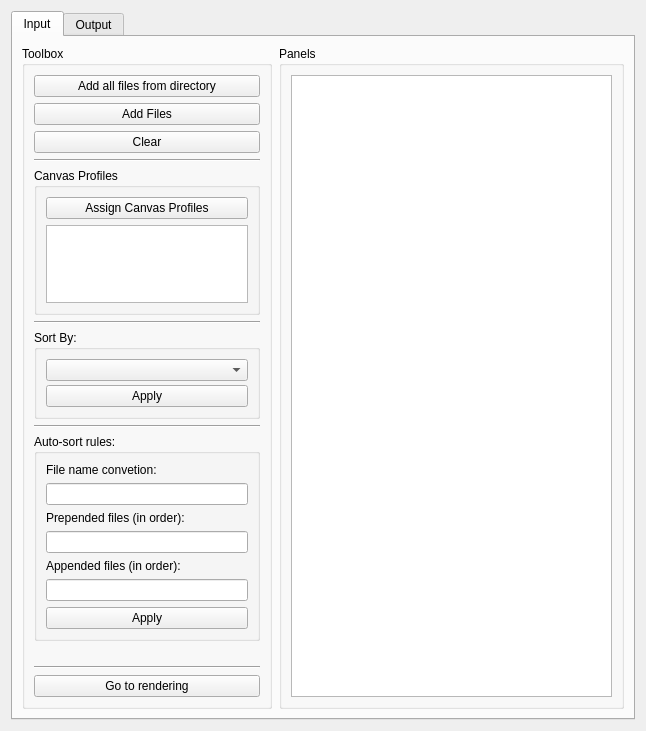
<?xml version="1.0" encoding="UTF-8"?>
<ui version="4.0">
 <class>Project</class>
 <widget class="QWidget" name="Project">
  <property name="geometry">
   <rect>
    <x>0</x>
    <y>0</y>
    <width>646</width>
    <height>731</height>
   </rect>
  </property>
  <property name="windowTitle">
   <string>Form</string>
  </property>
  <layout class="QHBoxLayout" name="horizontalLayout">
   <item>
    <widget class="QTabWidget" name="tabWidget">
     <property name="enabled">
      <bool>true</bool>
     </property>
     <property name="sizePolicy">
      <sizepolicy hsizetype="Expanding" vsizetype="Expanding">
       <horstretch>0</horstretch>
       <verstretch>0</verstretch>
      </sizepolicy>
     </property>
     <property name="maximumSize">
      <size>
       <width>16777215</width>
       <height>16777215</height>
      </size>
     </property>
     <property name="currentIndex">
      <number>0</number>
     </property>
     <property name="elideMode">
      <enum>Qt::TextElideMode::ElideNone</enum>
     </property>
     <widget class="QWidget" name="tabInput">
      <attribute name="title">
       <string>Input</string>
      </attribute>
      <layout class="QHBoxLayout" name="horizontalLayout_2" stretch="3,0,3">
       <item>
        <widget class="QGroupBox" name="groupInputToolbox">
         <property name="sizePolicy">
          <sizepolicy hsizetype="Expanding" vsizetype="Expanding">
           <horstretch>0</horstretch>
           <verstretch>0</verstretch>
          </sizepolicy>
         </property>
         <property name="maximumSize">
          <size>
           <width>250</width>
           <height>10000</height>
          </size>
         </property>
         <property name="layoutDirection">
          <enum>Qt::LayoutDirection::LeftToRight</enum>
         </property>
         <property name="title">
          <string>Toolbox</string>
         </property>
         <property name="alignment">
          <set>Qt::AlignmentFlag::AlignLeading|Qt::AlignmentFlag::AlignLeft|Qt::AlignmentFlag::AlignTop</set>
         </property>
         <property name="flat">
          <bool>false</bool>
         </property>
         <layout class="QVBoxLayout" name="verticalLayout_2">
          <property name="sizeConstraint">
           <enum>QLayout::SizeConstraint::SetMinimumSize</enum>
          </property>
          <item>
           <widget class="QPushButton" name="pushButtonAddInputsFromDir">
            <property name="sizePolicy">
             <sizepolicy hsizetype="Expanding" vsizetype="Fixed">
              <horstretch>0</horstretch>
              <verstretch>0</verstretch>
             </sizepolicy>
            </property>
            <property name="text">
             <string>Add all files from directory</string>
            </property>
           </widget>
          </item>
          <item>
           <widget class="QPushButton" name="pushButtonAddInputs">
            <property name="sizePolicy">
             <sizepolicy hsizetype="Expanding" vsizetype="Fixed">
              <horstretch>0</horstretch>
              <verstretch>0</verstretch>
             </sizepolicy>
            </property>
            <property name="text">
             <string>Add Files</string>
            </property>
           </widget>
          </item>
          <item>
           <widget class="QPushButton" name="pushButtonInputClear">
            <property name="sizePolicy">
             <sizepolicy hsizetype="Expanding" vsizetype="Fixed">
              <horstretch>0</horstretch>
              <verstretch>0</verstretch>
             </sizepolicy>
            </property>
            <property name="text">
             <string>Clear</string>
            </property>
           </widget>
          </item>
          <item>
           <widget class="Line" name="line">
            <property name="orientation">
             <enum>Qt::Orientation::Horizontal</enum>
            </property>
           </widget>
          </item>
          <item>
           <widget class="QGroupBox" name="groupBoxCanvasProfiles">
            <property name="sizePolicy">
             <sizepolicy hsizetype="Preferred" vsizetype="Preferred">
              <horstretch>0</horstretch>
              <verstretch>0</verstretch>
             </sizepolicy>
            </property>
            <property name="title">
             <string>Canvas Profiles</string>
            </property>
            <property name="alignment">
             <set>Qt::AlignmentFlag::AlignLeading|Qt::AlignmentFlag::AlignLeft|Qt::AlignmentFlag::AlignTop</set>
            </property>
            <layout class="QVBoxLayout" name="verticalLayout">
             <property name="sizeConstraint">
              <enum>QLayout::SizeConstraint::SetNoConstraint</enum>
             </property>
             <item>
              <widget class="QPushButton" name="pushButtonAssignCanvasProfiles">
               <property name="text">
                <string>Assign Canvas Profiles</string>
               </property>
              </widget>
             </item>
             <item>
              <widget class="QListWidget" name="listWidgetCanvasProfiles">
               <property name="sizePolicy">
                <sizepolicy hsizetype="Preferred" vsizetype="Preferred">
                 <horstretch>0</horstretch>
                 <verstretch>0</verstretch>
                </sizepolicy>
               </property>
               <property name="maximumSize">
                <size>
                 <width>16777215</width>
                 <height>100</height>
                </size>
               </property>
              </widget>
             </item>
            </layout>
           </widget>
          </item>
          <item>
           <widget class="Line" name="line_8">
            <property name="orientation">
             <enum>Qt::Orientation::Horizontal</enum>
            </property>
           </widget>
          </item>
          <item>
           <widget class="QGroupBox" name="groupSortBy">
            <property name="sizePolicy">
             <sizepolicy hsizetype="Preferred" vsizetype="Preferred">
              <horstretch>0</horstretch>
              <verstretch>0</verstretch>
             </sizepolicy>
            </property>
            <property name="title">
             <string>Sort By:</string>
            </property>
            <property name="alignment">
             <set>Qt::AlignmentFlag::AlignLeading|Qt::AlignmentFlag::AlignLeft|Qt::AlignmentFlag::AlignTop</set>
            </property>
            <property name="flat">
             <bool>false</bool>
            </property>
            <property name="checkable">
             <bool>false</bool>
            </property>
            <property name="checked">
             <bool>false</bool>
            </property>
            <layout class="QVBoxLayout" name="verticalLayout_3">
             <property name="spacing">
              <number>4</number>
             </property>
             <property name="sizeConstraint">
              <enum>QLayout::SizeConstraint::SetNoConstraint</enum>
             </property>
             <item>
              <widget class="QComboBox" name="comboBoxSortingOpt"/>
             </item>
             <item>
              <widget class="QPushButton" name="pushSortyByApply">
               <property name="text">
                <string>Apply</string>
               </property>
              </widget>
             </item>
            </layout>
           </widget>
          </item>
          <item>
           <widget class="Line" name="line_2">
            <property name="orientation">
             <enum>Qt::Orientation::Horizontal</enum>
            </property>
           </widget>
          </item>
          <item>
           <widget class="QGroupBox" name="groupBoxAutosort">
            <property name="title">
             <string>Auto-sort rules:</string>
            </property>
            <layout class="QVBoxLayout" name="verticalLayout_7">
             <item>
              <widget class="QLabel" name="labelInputNameRegex">
               <property name="text">
                <string>File name convetion:</string>
               </property>
              </widget>
             </item>
             <item>
              <widget class="QLineEdit" name="lineEditInputNameRegex"/>
             </item>
             <item>
              <widget class="QLabel" name="labelPrependedRegex">
               <property name="text">
                <string>Prepended files (in order):</string>
               </property>
              </widget>
             </item>
             <item>
              <widget class="QLineEdit" name="lineEditPrependedRegex"/>
             </item>
             <item>
              <widget class="QLabel" name="labelAppendedRegex">
               <property name="text">
                <string>Appended files (in order):</string>
               </property>
              </widget>
             </item>
             <item>
              <widget class="QLineEdit" name="lineEditAppendedRegex"/>
             </item>
             <item>
              <widget class="QPushButton" name="pushButtonAutosortApply">
               <property name="text">
                <string>Apply</string>
               </property>
              </widget>
             </item>
            </layout>
           </widget>
          </item>
          <item>
           <spacer name="verticalSpacer">
            <property name="orientation">
             <enum>Qt::Orientation::Vertical</enum>
            </property>
            <property name="sizeHint" stdset="0">
             <size>
              <width>20</width>
              <height>40</height>
             </size>
            </property>
           </spacer>
          </item>
          <item>
           <widget class="Line" name="line_4">
            <property name="orientation">
             <enum>Qt::Orientation::Horizontal</enum>
            </property>
           </widget>
          </item>
          <item>
           <widget class="QPushButton" name="pushButtonGoToOutput">
            <property name="text">
             <string>Go to rendering</string>
            </property>
           </widget>
          </item>
         </layout>
        </widget>
       </item>
       <item>
        <spacer name="horizontalSpacer_2">
         <property name="orientation">
          <enum>Qt::Orientation::Horizontal</enum>
         </property>
         <property name="sizeHint" stdset="0">
          <size>
           <width>1</width>
           <height>20</height>
          </size>
         </property>
        </spacer>
       </item>
       <item>
        <widget class="QGroupBox" name="groupBoxInputFiles">
         <property name="sizePolicy">
          <sizepolicy hsizetype="Expanding" vsizetype="Expanding">
           <horstretch>0</horstretch>
           <verstretch>0</verstretch>
          </sizepolicy>
         </property>
         <property name="minimumSize">
          <size>
           <width>300</width>
           <height>0</height>
          </size>
         </property>
         <property name="title">
          <string>Panels</string>
         </property>
         <property name="alignment">
          <set>Qt::AlignmentFlag::AlignLeading|Qt::AlignmentFlag::AlignLeft|Qt::AlignmentFlag::AlignTop</set>
         </property>
         <layout class="QVBoxLayout" name="verticalLayout_4">
          <item>
           <widget class="QListWidget" name="listInputImageTile">
            <property name="dragEnabled">
             <bool>true</bool>
            </property>
            <property name="dragDropMode">
             <enum>QAbstractItemView::DragDropMode::InternalMove</enum>
            </property>
           </widget>
          </item>
         </layout>
        </widget>
       </item>
      </layout>
     </widget>
     <widget class="QWidget" name="tabOutput">
      <attribute name="title">
       <string>Output</string>
      </attribute>
      <layout class="QHBoxLayout" name="horizontalLayout_3" stretch="3,0,3">
       <item>
        <widget class="QGroupBox" name="groupOutputToolbox">
         <property name="sizePolicy">
          <sizepolicy hsizetype="Expanding" vsizetype="Expanding">
           <horstretch>0</horstretch>
           <verstretch>0</verstretch>
          </sizepolicy>
         </property>
         <property name="minimumSize">
          <size>
           <width>300</width>
           <height>0</height>
          </size>
         </property>
         <property name="maximumSize">
          <size>
           <width>300</width>
           <height>10000</height>
          </size>
         </property>
         <property name="layoutDirection">
          <enum>Qt::LayoutDirection::LeftToRight</enum>
         </property>
         <property name="title">
          <string>Toolbox</string>
         </property>
         <property name="alignment">
          <set>Qt::AlignmentFlag::AlignLeading|Qt::AlignmentFlag::AlignLeft|Qt::AlignmentFlag::AlignTop</set>
         </property>
         <property name="flat">
          <bool>false</bool>
         </property>
         <layout class="QVBoxLayout" name="verticalLayout_5">
          <property name="sizeConstraint">
           <enum>QLayout::SizeConstraint::SetMinimumSize</enum>
          </property>
          <item>
           <widget class="QGroupBox" name="groupBoxOutputProfile">
            <property name="title">
             <string>Output Profile</string>
            </property>
            <layout class="QVBoxLayout" name="verticalLayout_12">
             <item>
              <widget class="QComboBox" name="comboBoxOutputProfile"/>
             </item>
            </layout>
           </widget>
          </item>
          <item>
           <widget class="Line" name="line_7">
            <property name="orientation">
             <enum>Qt::Orientation::Horizontal</enum>
            </property>
           </widget>
          </item>
          <item>
           <widget class="QGroupBox" name="groupBoxOutputDirectory">
            <property name="title">
             <string>Output directory</string>
            </property>
            <layout class="QVBoxLayout" name="verticalLayout_10">
             <item>
              <widget class="QPushButton" name="pushButtonODSelect">
               <property name="sizePolicy">
                <sizepolicy hsizetype="Expanding" vsizetype="Fixed">
                 <horstretch>0</horstretch>
                 <verstretch>0</verstretch>
                </sizepolicy>
               </property>
               <property name="text">
                <string>Select directory</string>
               </property>
              </widget>
             </item>
             <item>
              <widget class="QLabel" name="labelODSelected">
               <property name="text">
                <string>Selected directory:</string>
               </property>
              </widget>
             </item>
             <item>
              <widget class="QTextBrowser" name="textOutputDirectory">
               <property name="sizePolicy">
                <sizepolicy hsizetype="Preferred" vsizetype="Preferred">
                 <horstretch>0</horstretch>
                 <verstretch>0</verstretch>
                </sizepolicy>
               </property>
               <property name="maximumSize">
                <size>
                 <width>16777215</width>
                 <height>100</height>
                </size>
               </property>
              </widget>
             </item>
             <item>
              <widget class="QPushButton" name="pushButtonODOpen">
               <property name="text">
                <string>Open in explorer</string>
               </property>
              </widget>
             </item>
             <item>
              <widget class="QPushButton" name="pushButtonODClear">
               <property name="sizePolicy">
                <sizepolicy hsizetype="Expanding" vsizetype="Fixed">
                 <horstretch>0</horstretch>
                 <verstretch>0</verstretch>
                </sizepolicy>
               </property>
               <property name="text">
                <string>Clear</string>
               </property>
              </widget>
             </item>
            </layout>
           </widget>
          </item>
          <item>
           <widget class="Line" name="line_3">
            <property name="orientation">
             <enum>Qt::Orientation::Horizontal</enum>
            </property>
           </widget>
          </item>
          <item>
           <widget class="QGroupBox" name="groupOutputImageOptions">
            <property name="title">
             <string>Image options</string>
            </property>
            <layout class="QVBoxLayout" name="verticalLayout_6"/>
           </widget>
          </item>
          <item>
           <spacer name="verticalSpacer_2">
            <property name="orientation">
             <enum>Qt::Orientation::Vertical</enum>
            </property>
            <property name="sizeHint" stdset="0">
             <size>
              <width>20</width>
              <height>40</height>
             </size>
            </property>
           </spacer>
          </item>
          <item>
           <widget class="Line" name="line_5">
            <property name="orientation">
             <enum>Qt::Orientation::Horizontal</enum>
            </property>
           </widget>
          </item>
          <item>
           <widget class="QPushButton" name="pushButtonJumpToInput">
            <property name="text">
             <string>Go to input settings</string>
            </property>
           </widget>
          </item>
          <item>
           <widget class="Line" name="line_6">
            <property name="orientation">
             <enum>Qt::Orientation::Horizontal</enum>
            </property>
           </widget>
          </item>
          <item>
           <widget class="QPushButton" name="pushButtonRefresh">
            <property name="toolTip">
             <string>Re-scan input and output files on disk and update their status (detects deleted or externally modified outputs).</string>
            </property>
            <property name="text">
             <string>Refresh files</string>
            </property>
           </widget>
          </item>
          <item>
           <widget class="QPushButton" name="pushButtonRender">
            <property name="text">
             <string>Render</string>
            </property>
           </widget>
          </item>
         </layout>
        </widget>
       </item>
       <item>
        <spacer name="horizontalSpacer">
         <property name="orientation">
          <enum>Qt::Orientation::Horizontal</enum>
         </property>
         <property name="sizeHint" stdset="0">
          <size>
           <width>1</width>
           <height>20</height>
          </size>
         </property>
        </spacer>
       </item>
       <item>
        <widget class="QGroupBox" name="groupBoxOutputPanels">
         <property name="sizePolicy">
          <sizepolicy hsizetype="Expanding" vsizetype="Expanding">
           <horstretch>0</horstretch>
           <verstretch>0</verstretch>
          </sizepolicy>
         </property>
         <property name="minimumSize">
          <size>
           <width>250</width>
           <height>0</height>
          </size>
         </property>
         <property name="title">
          <string>Panels</string>
         </property>
         <property name="alignment">
          <set>Qt::AlignmentFlag::AlignLeading|Qt::AlignmentFlag::AlignLeft|Qt::AlignmentFlag::AlignTop</set>
         </property>
         <layout class="QVBoxLayout" name="verticalLayout_9">
          <item>
           <widget class="QListWidget" name="listOutputImageTile"/>
          </item>
         </layout>
        </widget>
       </item>
      </layout>
     </widget>
    </widget>
   </item>
  </layout>
 </widget>
 <resources/>
 <connections/>
</ui>
